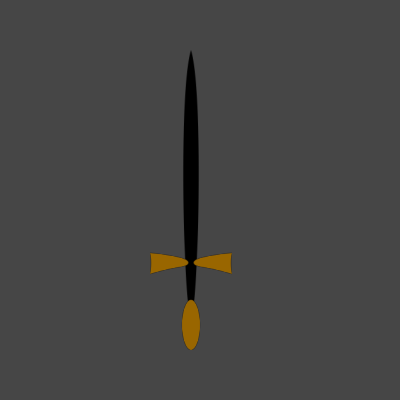
#> input picture stick-world/tools/baking/test_paste.png, 400 x 400 px
$ python stroke_paint.py ../baking/test_paste.png ../baking/diag_arena.png 5 ../baking/diag_arena.png
#> lines starting #> are read from the running program, lines starting #| are printed output that depends on the picture
# -*- coding: utf-8 -*-
"""笔触化贴图管线 —— 参考图 → 油画笔触拟合 → 抠背景出游戏贴图。

复用 mona-3 逆向油画算法（分层笔触 + 模拟画布叠压，作者逆向上色 demo 而来）：
    外部依赖 F:\\VSCode\\DSH\\mona-3\\generator.py（StrokeGenerator）
针对游戏小贴图（256px 档）调小笔数与笔宽；白底参考图按色距抠 alpha。

用法：
    python stroke_paint.py <参考图.png> <输出.png> [总笔数] [mask.png]
库内调用可传 size（画布尺寸，默认缩到 256 兼容旧调用）与 bg（参考图底色，
用于半透明边缘的预乘消底；白云等浅色主体须改用 mask 抠图避免误抠）。
"""
import os
import sys

import numpy as np
from PIL import Image

MONA_DIR = r"F:\VSCode\DSH\mona-3"
sys.path.insert(0, MONA_DIR)
from generator import StrokeGenerator  # noqa: E402  (外部 mona-3 逆向算法)

# 游戏贴图分层：粗底 → 主体 → 细节 → 罩染（相对原版：笔更少更宽，速度优先）
GAME_LAYERS = [
    dict(name="underpainting", ratio=0.20, w0=16.0, w1=12.0, ln=42, alpha=0.98,
         typ="Q", region="full", jit=0.24, mode="walk", p_jump=0.95, csteps=6,
         band_jit=0.28),
    dict(name="body", ratio=0.42, w0=9.0, w1=5.5, ln=20, alpha=0.97,
         typ="Q", region="full", jit=0.20, mode="band", p_end=0.01, csteps=6,
         band_jit=0.22, color_break=True),
    dict(name="detail", ratio=0.32, w0=2.6, w1=1.5, ln=9, alpha=0.90,
         typ="Z", region="full", jit=0.9, mode="scatter", csteps=5,
         refine=True, err_thresh=0.06, color_break=True),
    dict(name="glaze", ratio=0.06, w0=11.0, w1=9.0, ln=52, alpha=0.12,
         typ="Q", region="full", jit=0.5, mode="scatter", csteps=6),
]

BG_DIST_HARD = 16.0   # 与白底色距小于此 → 全透明
BG_DIST_SOFT = 34.0   # 大于此 → 不透明（之间线性羽化）


def paint(src: str, dst: str, total: int = 1600, mask_path: str = "",
          size=None, bg=(250.0, 250.0, 250.0), layers=None, spirals=None) -> None:
#> called with src = '../baking/test_paste.png', dst = '../baking/diag_arena.png', total = 5, mask_path = '../baking/diag_arena.png', bg = (250, 250, 250)
    im = Image.open(src).convert("RGB")
#> im is the input picture: PIL image 400x400 RGB; mean R, G, B 69.5, 69, 67.9
    if size is not None:
        im = im.resize(size, Image.LANCZOS)
    elif im.size != (256, 256):
        im = im.resize((256, 256), Image.LANCZOS)
#> im: PIL image 256x256 RGB
    img = np.asarray(im).astype(np.float32)
    H, W = img.shape[:2]
#> H = 256; W = 256
    # 笔宽/笔长按画布相对 256 基准等比缩放（不同尺寸贴图的笔触颗粒度一致）
    k = max(W, H) / 256.0
#> k = 1
    base_layers = layers if layers is not None else GAME_LAYERS
    layers = base_layers if k == 1.0 else [
        dict(l, w0=l["w0"] * k, w1=l["w1"] * k, ln=l["ln"] * k)
        for l in base_layers
    ]
    # mask = 笔触原子模式：蒙版只做"笔中心在内→整笔保留（含超出部分）/在外→
    # 整笔丢弃"的硬判定，不做任何羽化/渐变；输出 alpha = 笔触并集（hard 0/255）
    mask_arr = None
    if mask_path and os.path.exists(mask_path):
        m = Image.open(mask_path).convert("L")
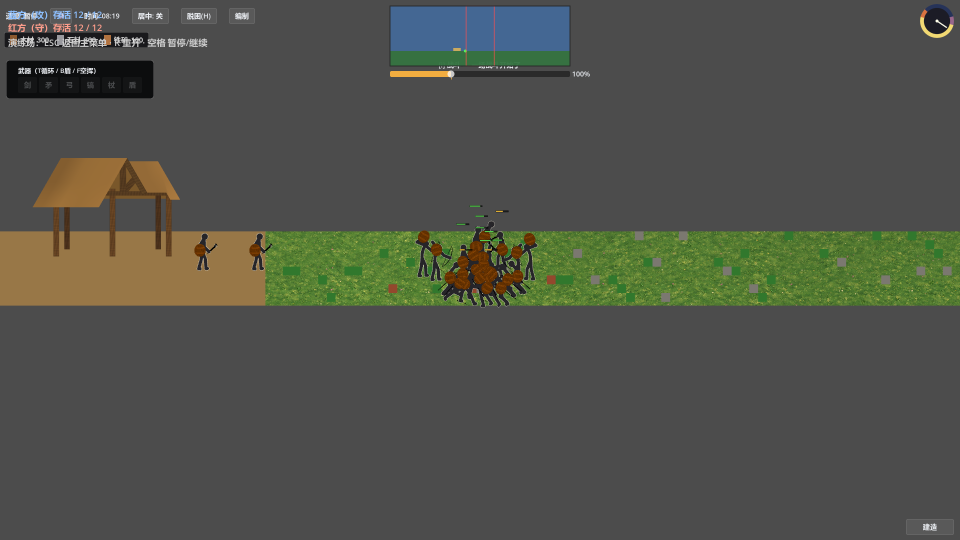
#> input picture stick-world/tools/baking/diag_arena.png, 1920 x 1080 px (shown at 1/2 size)
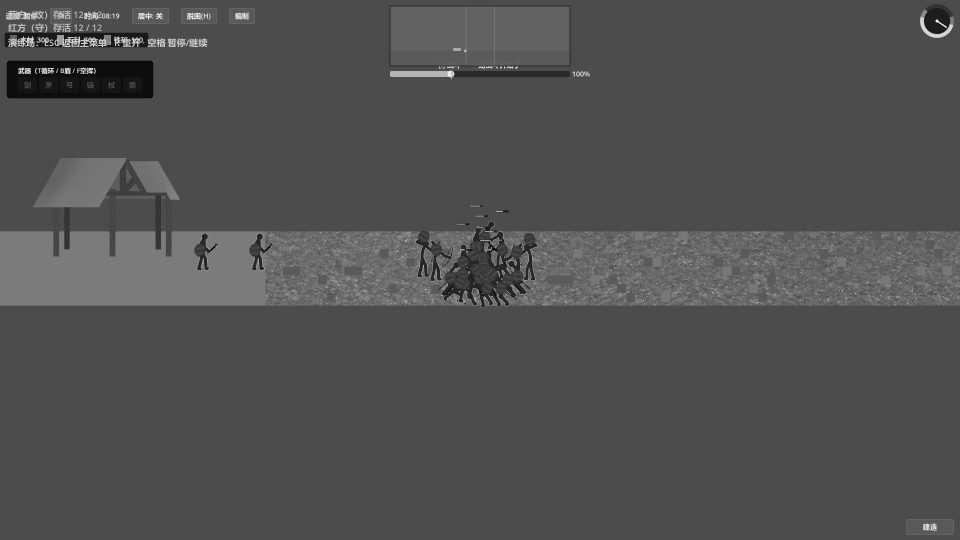
#> m: PIL image 1920x1080 L (shown at 1/2 size); min 0, max 255, mean 80.8
        if m.size != (W, H):
            m = m.resize((W, H), Image.NEAREST)
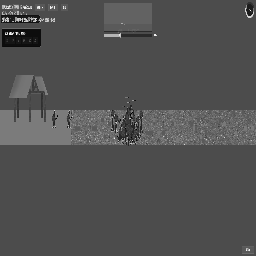
#> m: PIL image 256x256 L; min 0, max 255, mean 80.7
        mask_arr = np.asarray(m).astype(np.float32) / 255.0
    gen = StrokeGenerator(img, total, layers=layers, spirals=spirals, mask=mask_arr)
    blocks, got = gen.run()
    print(f"[stroke] {os.path.basename(src)}: {got} 笔 "
          + ", ".join(f"{n}×{len(s)}" for n, s in blocks))
    canvas = gen.canvas_img.convert("RGB")  # 模拟画布即输入尺寸

    arr = np.asarray(canvas).astype(np.float32)
    if mask_arr is not None:
        # 笔触并集 alpha（hard 0/255，形状 = 笔的并集，边缘是圆头笔端弧线）
        alpha = np.asarray(gen.alpha_canvas).astype(np.float32)
        out = np.dstack([arr, alpha]).astype(np.uint8)
    else:
        # 回退：底色距羽化抠图（罩染层会污染底色，尽量提供 mask）
        dist = np.abs(arr - np.asarray(bg, np.float32)).sum(-1)
        alpha = np.clip((dist - BG_DIST_HARD) / (BG_DIST_SOFT - BG_DIST_HARD), 0.0, 1.0)
        # 预乘消底：半透明像素把底色残留按 (1-alpha) 削掉（仅色距路径需要）
        keep = alpha[..., None]
        bg_arr = np.asarray(bg, np.float32)[None, None, :]
        rgb = np.clip((arr - bg_arr * (1.0 - keep)) / np.maximum(keep, 1e-3), 0, 255)
        out = np.dstack([rgb, alpha * 255.0]).astype(np.uint8)
    Image.fromarray(out, "RGBA").save(dst)
    cov = float((alpha > 0.5).mean())
    print(f"[stroke] -> {dst}（不透明覆盖率 {cov:.0%}）")


if __name__ == "__main__":
    if len(sys.argv) < 3:
        print(__doc__)
        sys.exit(1)
    total = int(sys.argv[3]) if len(sys.argv) > 3 else 1600
    mask = sys.argv[4] if len(sys.argv) > 4 else sys.argv[1].replace("_ref.png", "_mask.png")
    paint(sys.argv[1], sys.argv[2], total, mask)
#> (the call stopped at in paint, `gen = StrokeGenerator(img, total, layers=layers, spirals=spirals, mask..`: generator is not available in this run)
